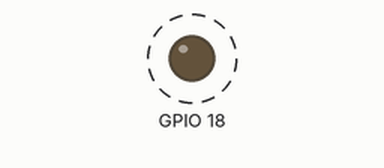
The program below on a simulated Raspberry Pi (BCM pin numbers). On the bench: output pins drawn as LEDs (lit = HIGH). Dashed ring = blinking. What the program prints to the terminal is not drawn.

Above: at 0.6 s.
Timing chart, 0 to 3.0 s (numbered marks = the images above):
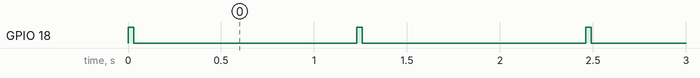

The program:

blink.py
```python
import RPi.GPIO as GPIO
import time
GPIO.setmode( GPIO.BCM )
GPIO.setwarnings( 0 )

print( "GPIO blink" )

GPIO.setup( 18, GPIO.OUT )
while True:
   GPIO.output( 18, GPIO.HIGH )
   time.sleep( 0.03 )
   GPIO.output( 18, GPIO.LOW )
   time.sleep( 1.2 )
```

Measured:
- by itself, GPIO 18: alternates HIGH for 0.03 s and LOW for 1.2 s
